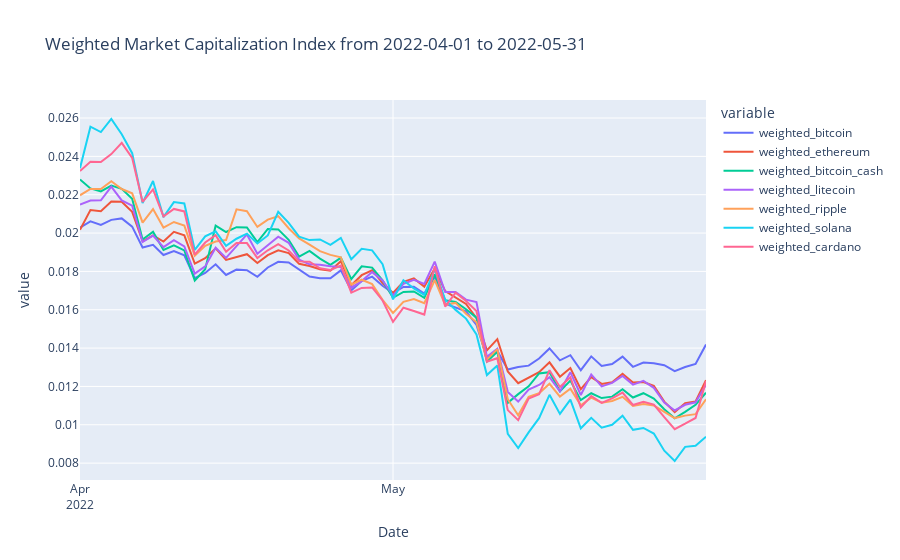

The notebook cell this image was saved under:
### Markdown cell above
# Index by Market Caps

Apply the [custom market cap index based method](https://medium.com/python-financial-analysis/python-financial-analysis-4-3-market-cap-based-index-329b908f75dc). 
1. sort the table by the market cap in descending order
1. take just the first N rows
1. get tickers that belong to the Ns, and transform it to a list “tickers_topN”
1. iterate over the N tickers
   1. market_cap” selects a column
      1. multiply the weight “w” to created column “marketcap_weighted_ave_topN”

### Code cell
import plotly.express as px

for coin in _l_coin_ids:
    weighted_col_name = "weighted_"+coin
    market_df[weighted_col_name]=market_df[coin]/market_df[coin].sum()

_l_weighted_cols = ['Date',
                    'weighted_bitcoin',
                    'weighted_ethereum',
                    'weighted_bitcoin_cash',
                    'weighted_litecoin',
                    'weighted_ripple',
                    'weighted_solana',
                    'weighted_cardano']
weighted_market_df = market_df[_l_weighted_cols]

_title = "Weighted Market Capitalization Index from "+str(market_df["Date"].min())+ \
            " to "+str(market_df["Date"].max())
fig = px.line(weighted_market_df, x="Date", y=weighted_market_df.columns,
              hover_data={"Date": "|%B %d, %Y"},
              title=_title)
fig.update_xaxes(
    dtick="M1",
    tickformat="%b\n%Y")
fig.show()
